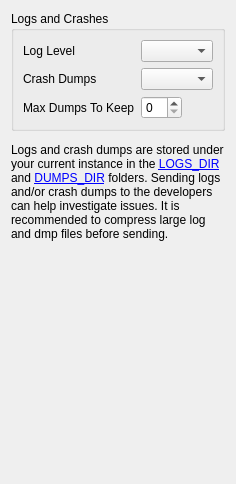
     <widget class="QWidget" name="diagnosticsTab">
      <attribute name="title">
       <string>Diagnostics</string>
      </attribute>
      <layout class="QVBoxLayout" name="verticalLayout_24">
       <property name="spacing">
        <number>12</number>
       </property>
       <item>
        <widget class="QGroupBox" name="groupBox_4">
         <property name="title">
          <string>Logs and Crashes</string>
         </property>
         <layout class="QFormLayout" name="formLayout_4">
          <property name="fieldGrowthPolicy">
           <enum>QFormLayout::FieldsStayAtSizeHint</enum>
          </property>
          <item row="0" column="0">
           <widget class="QLabel" name="label_12">
            <property name="text">
             <string>Log Level</string>
            </property>
           </widget>
          </item>
          <item row="0" column="1">
           <widget class="QComboBox" name="logLevelBox">
            <property name="toolTip">
             <string>Decides the amount of data printed to &quot;ModOrganizer.log&quot;</string>
            </property>
            <property name="whatsThis">
             <string>
                                    Decides the amount of data printed to &quot;ModOrganizer.log&quot;.
                                    &quot;Debug&quot; produces very useful information for finding problems. There is usually no noteworthy performance impact but the file may become rather large. If this is a problem you may prefer the &quot;Info&quot; level for regular use. On the &quot;Error&quot; level the log file usually remains empty.
                                </string>
            </property>
           </widget>
          </item>
          <item row="1" column="0">
           <widget class="QLabel" name="label_27">
            <property name="text">
             <string>Crash Dumps</string>
            </property>
           </widget>
          </item>
          <item row="1" column="1">
           <widget class="QComboBox" name="dumpsTypeBox">
            <property name="toolTip">
             <string>Decides which type of crash dumps are collected when injected processes crash.</string>
            </property>
            <property name="whatsThis">
             <string>
                                    Decides which type of crash dumps are collected when injected processes crash.
                                    &quot;None&quot; Disables the generation of crash dumps by MO.
                                    &quot;Mini&quot; Default level which generates small dumps (only stack traces).
                                    &quot;Data&quot; Much larger dumps with additional information which may be need (also data segments).
                                    &quot;Full&quot; Even larger dumps with a full memory dump of the process.
                                </string>
            </property>
           </widget>
          </item>
          <item row="2" column="0">
           <widget class="QLabel" name="label_28">
            <property name="text">
             <string>Max Dumps To Keep</string>
            </property>
           </widget>
          </item>
          <item row="2" column="1">
           <widget class="QSpinBox" name="dumpsMaxEdit">
            <property name="toolTip">
             <string>Maximum number of crash dumps to keep on disk. Use 0 for unlimited.</string>
            </property>
            <property name="whatsThis">
             <string>
                                    Maximum number of crash dumps to keep on disk. Use 0 for unlimited.
                                    Set &quot;Crash Dumps&quot; above to None to disable crash dump collection.
                                </string>
            </property>
           </widget>
          </item>
         </layout>
        </widget>
       </item>
       <item>
        <widget class="LinkLabel" name="diagnosticsExplainedLabel">
         <property name="toolTip">
          <string>Click a link to open the location</string>
         </property>
         <property name="text">
          <string>
                            Logs and crash dumps are stored under your current instance in the &lt;a href=&quot;LOGS_FULL_PATH&quot;&gt;LOGS_DIR&lt;/a&gt;
                            and &lt;a href=&quot;DUMPS_FULL_PATH&quot;&gt;DUMPS_DIR&lt;/a&gt; folders.
                            Sending logs and/or crash dumps to the developers can help investigate issues.
                            It is recommended to compress large log and dmp files before sending.
                        </string>
         </property>
         <property name="wordWrap">
          <bool>true</bool>
         </property>
         <property name="openExternalLinks">
          <bool>true</bool>
         </property>
        </widget>
       </item>
       <item>
        <spacer name="verticalSpacer_10">
         <property name="orientation">
          <enum>Qt::Vertical</enum>
         </property>
         <property name="sizeType">
          <enum>QSizePolicy::Expanding</enum>
         </property>
         <property name="sizeHint" stdset="0">
          <size>
           <width>20</width>
           <height>232</height>
          </size>
         </property>
        </spacer>
       </item>
      </layout>
     </widget>
